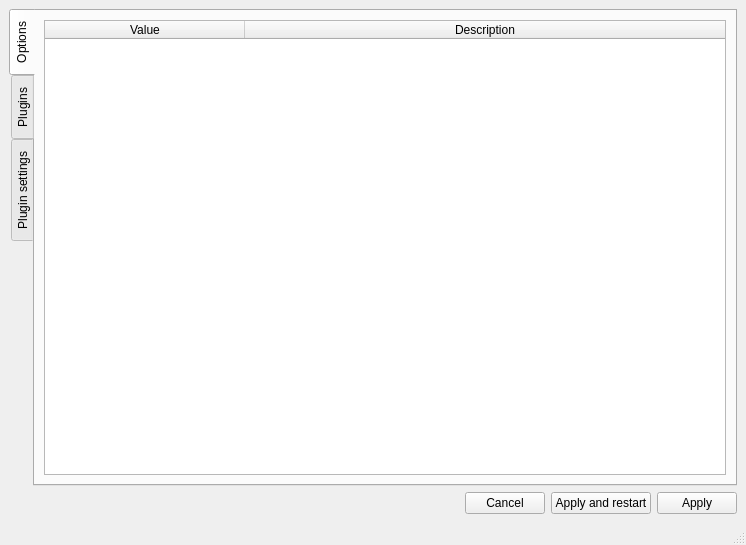
<?xml version="1.0" encoding="UTF-8"?>
<ui version="4.0">
 <class>MainWindow</class>
 <widget class="QMainWindow" name="MainWindow">
  <property name="geometry">
   <rect>
    <x>0</x>
    <y>0</y>
    <width>746</width>
    <height>545</height>
   </rect>
  </property>
  <property name="windowTitle">
   <string>Settings Manager</string>
  </property>
  <widget class="QWidget" name="centralwidget">
   <layout class="QVBoxLayout" name="verticalLayout_3">
    <item>
     <widget class="QTabWidget" name="tabWidget">
      <property name="tabPosition">
       <enum>QTabWidget::West</enum>
      </property>
      <property name="tabShape">
       <enum>QTabWidget::Rounded</enum>
      </property>
      <property name="currentIndex">
       <number>0</number>
      </property>
      <widget class="QWidget" name="tab_2">
       <property name="styleSheet">
        <string notr="true"/>
       </property>
       <attribute name="title">
        <string>Options</string>
       </attribute>
       <layout class="QVBoxLayout" name="verticalLayout_2">
        <item>
         <widget class="QTableWidget" name="tableWidget">
          <property name="sizePolicy">
           <sizepolicy hsizetype="Expanding" vsizetype="Expanding">
            <horstretch>0</horstretch>
            <verstretch>0</verstretch>
           </sizepolicy>
          </property>
          <property name="maximumSize">
           <size>
            <width>16777215</width>
            <height>16777215</height>
           </size>
          </property>
          <property name="autoFillBackground">
           <bool>true</bool>
          </property>
          <property name="styleSheet">
           <string notr="true">td 
{
width: 100%;
}</string>
          </property>
          <property name="sortingEnabled">
           <bool>false</bool>
          </property>
          <attribute name="horizontalHeaderDefaultSectionSize">
           <number>200</number>
          </attribute>
          <attribute name="horizontalHeaderStretchLastSection">
           <bool>true</bool>
          </attribute>
          <attribute name="verticalHeaderStretchLastSection">
           <bool>false</bool>
          </attribute>
          <column>
           <property name="text">
            <string>Value</string>
           </property>
          </column>
          <column>
           <property name="text">
            <string>Description</string>
           </property>
          </column>
         </widget>
        </item>
       </layout>
      </widget>
      <widget class="QWidget" name="tabPlugins">
       <attribute name="title">
        <string>Plugins</string>
       </attribute>
       <layout class="QVBoxLayout" name="verticalLayout">
        <item>
         <widget class="QListWidget" name="listWidget"/>
        </item>
        <item>
         <widget class="QPlainTextEdit" name="plainTextEdit"/>
        </item>
       </layout>
      </widget>
      <widget class="QWidget" name="tab">
       <attribute name="title">
        <string>Plugin settings</string>
       </attribute>
       <layout class="QVBoxLayout" name="verticalLayout_4">
        <item>
         <widget class="QTableWidget" name="tableWidget_2">
          <property name="sizePolicy">
           <sizepolicy hsizetype="Expanding" vsizetype="Expanding">
            <horstretch>0</horstretch>
            <verstretch>0</verstretch>
           </sizepolicy>
          </property>
          <property name="maximumSize">
           <size>
            <width>16777215</width>
            <height>16777215</height>
           </size>
          </property>
          <property name="autoFillBackground">
           <bool>true</bool>
          </property>
          <property name="styleSheet">
           <string notr="true"/>
          </property>
          <property name="sortingEnabled">
           <bool>false</bool>
          </property>
          <attribute name="horizontalHeaderDefaultSectionSize">
           <number>200</number>
          </attribute>
          <attribute name="horizontalHeaderStretchLastSection">
           <bool>true</bool>
          </attribute>
          <attribute name="verticalHeaderStretchLastSection">
           <bool>false</bool>
          </attribute>
          <column>
           <property name="text">
            <string>Value</string>
           </property>
          </column>
          <column>
           <property name="text">
            <string>Description</string>
           </property>
          </column>
         </widget>
        </item>
       </layout>
      </widget>
     </widget>
    </item>
    <item>
     <layout class="QHBoxLayout" name="horizontalLayout">
      <item>
       <spacer name="horizontalSpacer">
        <property name="orientation">
         <enum>Qt::Horizontal</enum>
        </property>
        <property name="sizeHint" stdset="0">
         <size>
          <width>40</width>
          <height>20</height>
         </size>
        </property>
       </spacer>
      </item>
      <item>
       <widget class="QPushButton" name="cancelButton">
        <property name="text">
         <string>Cancel</string>
        </property>
       </widget>
      </item>
      <item>
       <widget class="QPushButton" name="restartButton">
        <property name="text">
         <string>Apply and restart</string>
        </property>
       </widget>
      </item>
      <item>
       <widget class="QPushButton" name="applyButton">
        <property name="text">
         <string>Apply</string>
        </property>
       </widget>
      </item>
     </layout>
    </item>
   </layout>
  </widget>
  <widget class="QStatusBar" name="statusBar"/>
 </widget>
 <resources/>
 <connections>
  <connection>
   <sender>cancelButton</sender>
   <signal>clicked()</signal>
   <receiver>MainWindow</receiver>
   <slot>close()</slot>
   <hints>
    <hint type="sourcelabel">
     <x>681</x>
     <y>521</y>
    </hint>
    <hint type="destinationlabel">
     <x>487</x>
     <y>-10</y>
    </hint>
   </hints>
  </connection>
 </connections>
</ui>
